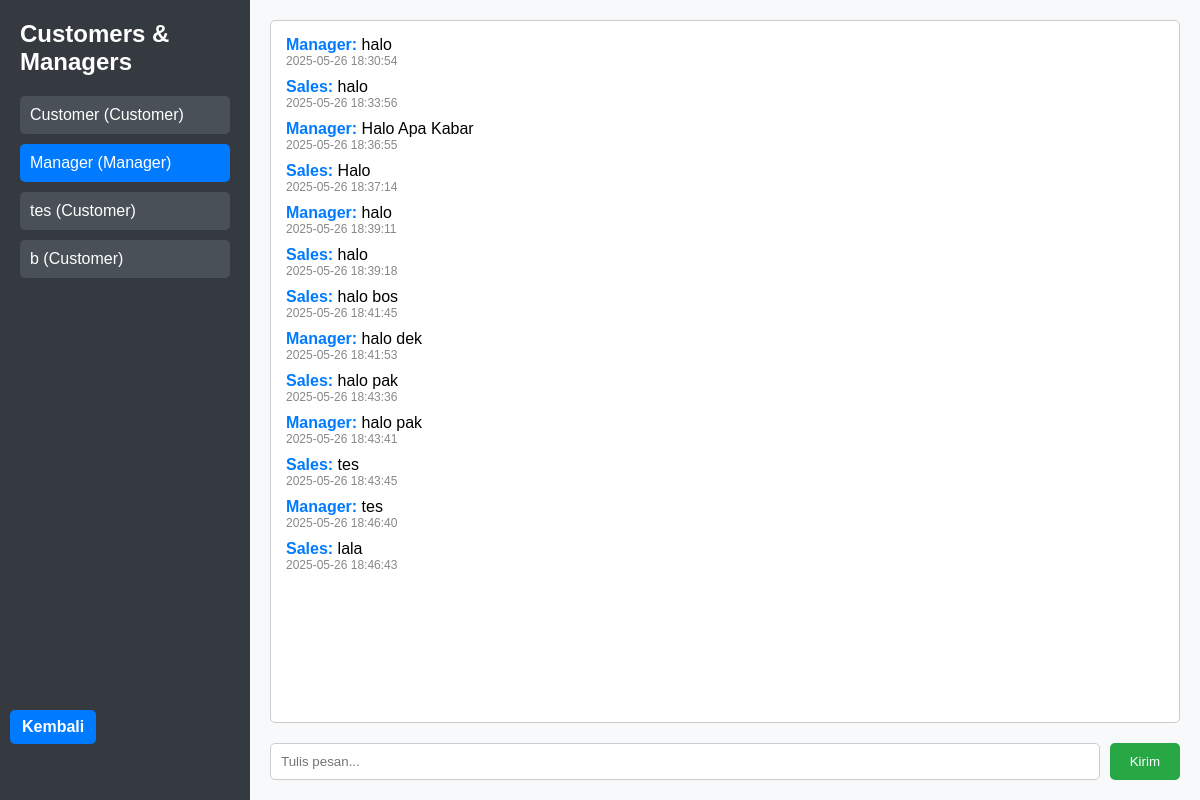
/Sales/Chat.php?to=11 (signed in), run on the app's committed database.
### tables this page shows
CREATE TABLE `users` (
  `id` int(11) NOT NULL,
  `email` varchar(255) NOT NULL,
  `username` varchar(255) NOT NULL,
  `password` varchar(255) NOT NULL,
  `role` varchar(255) NOT NULL,
  `foto` varchar(255) NOT NULL
);

CREATE TABLE `messages` (
  `id` int(11) NOT NULL,
  `senderId` int(11) NOT NULL,
  `receiverId` int(11) NOT NULL,
  `message` text NOT NULL,
  `createdAt` datetime NOT NULL,
  `updatedAt` datetime NOT NULL
);

### Sales/Chat.php (the view, shortened to what this page needs)
<?php
include '../DB.php';
$salesId = $_SESSION['id'];
$selectedUserId = isset($_GET['to']) ? (int)$_GET['to'] : null;
$userQuery = "SELECT id, username, role FROM users WHERE LOWER(role) IN ('customer', 'manager')";
$usersResult = mysqli_query($conn, $userQuery);
$chatMessages = [];
if ($selectedUserId) {
    $chatQuery = "
        SELECT m.*, u.username AS sender_name
        FROM messages m
        JOIN users u ON m.senderId = u.id
        WHERE (m.senderId = ? AND m.receiverId = ?)
           OR (m.senderId = ? AND m.receiverId = ?)
        ORDER BY m.createdAt ASC
    ";
    $stmt = mysqli_prepare($conn, $chatQuery);
    mysqli_stmt_bind_param($stmt, "iiii", $salesId, $selectedUserId, $selectedUserId, $salesId);
    mysqli_stmt_execute($stmt);
    $result = mysqli_stmt_get_result($stmt);
    if ($result) {
        $chatMessages = mysqli_fetch_all($result, MYSQLI_ASSOC);
    }
}
?>
<!DOCTYPE html>
<html>
<head>
</head>
<body>
    <div style="position: fixed; top: 10px; left: 10px;">
        <a href="../index.php" style="
            display: inline-block;
            padding: 8px 12px;
            background-color: #007bff;
            color: white;
            border-radius: 5px;
            text-decoration: none;
            font-weight: bold;
            margin-top: 700px;
        ">Kembali</a>
    </div>
    <div class="sidebar">
        <h2>Customers & Managers</h2>
        <?php while ($row = mysqli_fetch_assoc($usersResult)) { ?>
            <a href="?to=<?= $row['id'] ?>" class="<?= $selectedUserId == $row['id'] ? 'active' : '' ?>">
                <?= htmlspecialchars($row['username']) ?> (<?= htmlspecialchars($row['role']) ?>)
            </a>
        <?php } ?>
    </div>
    <div class="chat-container">
        <?php if ($selectedUserId): ?>
            <div class="chat-box">
                <?php foreach ($chatMessages as $msg) { ?>
                    <div class="message">
                        <strong><?= htmlspecialchars($msg['sender_name']) ?>:</strong>
                        <?= htmlspecialchars($msg['message']) ?>
                        <div style="font-size: 12px; color: #888;"><?= $msg['createdAt'] ?></div>
                    </div>
                <?php } ?>
            </div>
            <form method="post">
                <input type="text" name="message" placeholder="Tulis pesan..." required>
                <button type="submit">Kirim</button>
            </form>
        <?php else: ?>
            <h3>Pilih customer atau manager dari kiri untuk mulai chat.</h3>
        <?php endif; ?>
    </div>
</body>
</html>

### Sales/Chat.php (style rules this page uses)
body { font-family: Arial, sans-serif; display: flex; height: 100vh; margin: 0; }
.sidebar { width: 250px; background: #343a40; color: white; padding: 20px; box-sizing: border-box; }
.sidebar h2 { margin-top: 0; }
.sidebar a { color: white; display: block; margin: 10px 0; text-decoration: none; padding: 10px; background: #495057; border-radius: 5px; }
.sidebar a:hover, .sidebar a.active { background: #007bff; }
.chat-container { flex: 1; padding: 20px; background: #f8f9fa; box-sizing: border-box; display: flex; flex-direction: column; }
.chat-box { flex: 1; overflow-y: auto; margin-bottom: 20px; border: 1px solid #ccc; background: white; padding: 15px; border-radius: 5px; }
.message { margin-bottom: 10px; }
.message strong { color: #007bff; }
form { display: flex; gap: 10px; }
input[type="text"] { flex: 1; padding: 10px; border-radius: 5px; border: 1px solid #ccc; }
button { padding: 10px 20px; border: none; background: #28a745; color: white; border-radius: 5px; cursor: pointer; }

### data on the page
users: username "Customer", role "Customer"
users: username "Manager", role "Manager"
users: username "tes", role "Customer"
users: username "b", role "Customer"
messages: senderId.username "Manager", message "halo", createdAt "2025-05-26 18:30:54"
messages: senderId.username "Sales", message "halo", createdAt "2025-05-26 18:33:56"
messages: senderId.username "Manager", message "Halo Apa Kabar", createdAt "2025-05-26 18:36:55"
messages: senderId.username "Sales", message "Halo", createdAt "2025-05-26 18:37:14"
messages: senderId.username "Manager", message "halo", createdAt "2025-05-26 18:39:11"
messages: senderId.username "Sales", message "halo", createdAt "2025-05-26 18:39:18"
messages: senderId.username "Sales", message "halo bos", createdAt "2025-05-26 18:41:45"
messages: senderId.username "Manager", message "halo dek", createdAt "2025-05-26 18:41:53"
messages: senderId.username "Sales", message "halo pak", createdAt "2025-05-26 18:43:36"
messages: senderId.username "Manager", message "halo pak", createdAt "2025-05-26 18:43:41"
messages: senderId.username "Sales", message "tes", createdAt "2025-05-26 18:43:45"
messages: senderId.username "Manager", message "tes", createdAt "2025-05-26 18:46:40"
messages: senderId.username "Sales", message "lala", createdAt "2025-05-26 18:46:43"
